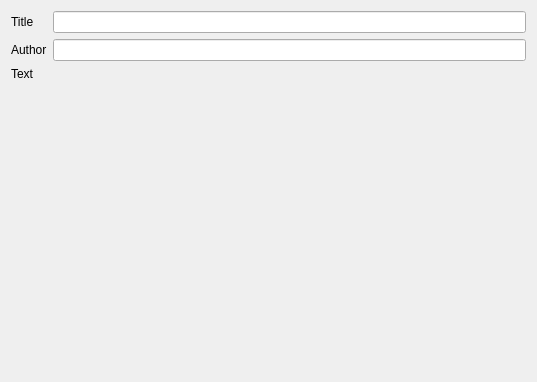
<?xml version="1.0" encoding="UTF-8"?>
<ui version="4.0">
 <class>QmlDesigner::AnnotationCommentTab</class>
 <widget class="QWidget" name="QmlDesigner::AnnotationCommentTab">
  <property name="geometry">
   <rect>
    <x>0</x>
    <y>0</y>
    <width>537</width>
    <height>382</height>
   </rect>
  </property>
  <property name="windowTitle">
   <string notr="true">Form</string>
  </property>
  <layout class="QVBoxLayout" name="verticalLayout">
   <item>
    <layout class="QFormLayout" name="formLayout">
     <item row="1" column="0">
      <widget class="QLabel" name="titileLabel">
       <property name="text">
        <string>Title</string>
       </property>
      </widget>
     </item>
     <item row="1" column="1">
      <widget class="QLineEdit" name="titleEdit"/>
     </item>
     <item row="3" column="0">
      <widget class="QLabel" name="textLabel">
       <property name="text">
        <string>Text</string>
       </property>
      </widget>
     </item>
     <item row="2" column="0">
      <widget class="QLabel" name="authorLabel">
       <property name="text">
        <string>Author</string>
       </property>
      </widget>
     </item>
     <item row="2" column="1">
      <widget class="QLineEdit" name="authorEdit"/>
     </item>
    </layout>
   </item>
   <item>
    <widget class="QLabel" name="timeLabel">
     <property name="text">
      <string/>
     </property>
    </widget>
   </item>
  </layout>
 </widget>
 <tabstops>
  <tabstop>titleEdit</tabstop>
  <tabstop>authorEdit</tabstop>
 </tabstops>
 <resources/>
 <connections/>
</ui>
